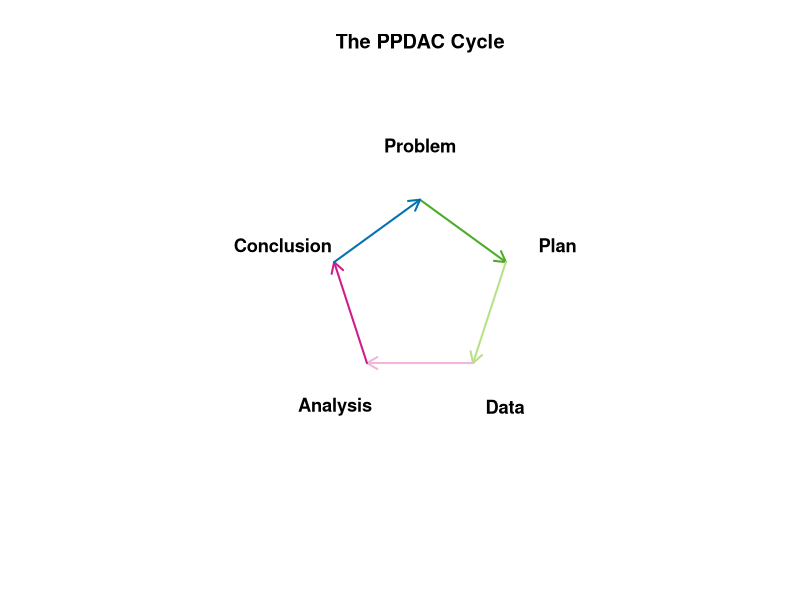

Source code (R):
## ---- chunk 1
#| label: ppdac-diagram
#| fig-cap: "The PPDAC cycle — a framework for statistical investigations."
#| echo: false

# Draw a simple PPDAC cycle diagram using base R graphics
stages <- c("Problem", "Plan", "Data", "Analysis", "Conclusion")
n <- length(stages)
angles <- seq(pi / 2, pi / 2 - 2 * pi, length.out = n + 1)[-(n + 1)]
x <- cos(angles)
y <- sin(angles)

plot(0, 0, type = "n", xlim = c(-1.6, 1.6), ylim = c(-1.6, 1.6),
     asp = 1, axes = FALSE, xlab = "", ylab = "",
     main = "The PPDAC Cycle")

# Draw arrows between stages
cols <- c("#4dac26", "#b8e186", "#f1b6da", "#d01c8b", "#0571b0")
for (i in seq_len(n)) {
  j <- (i %% n) + 1
  arrows(x[i] * 0.75, y[i] * 0.75, x[j] * 0.75, y[j] * 0.75,
         col = cols[i], lwd = 2, length = 0.12)
}

# Stage labels
text(x * 1.2, y * 1.2, stages, font = 2, cex = 1.1)
